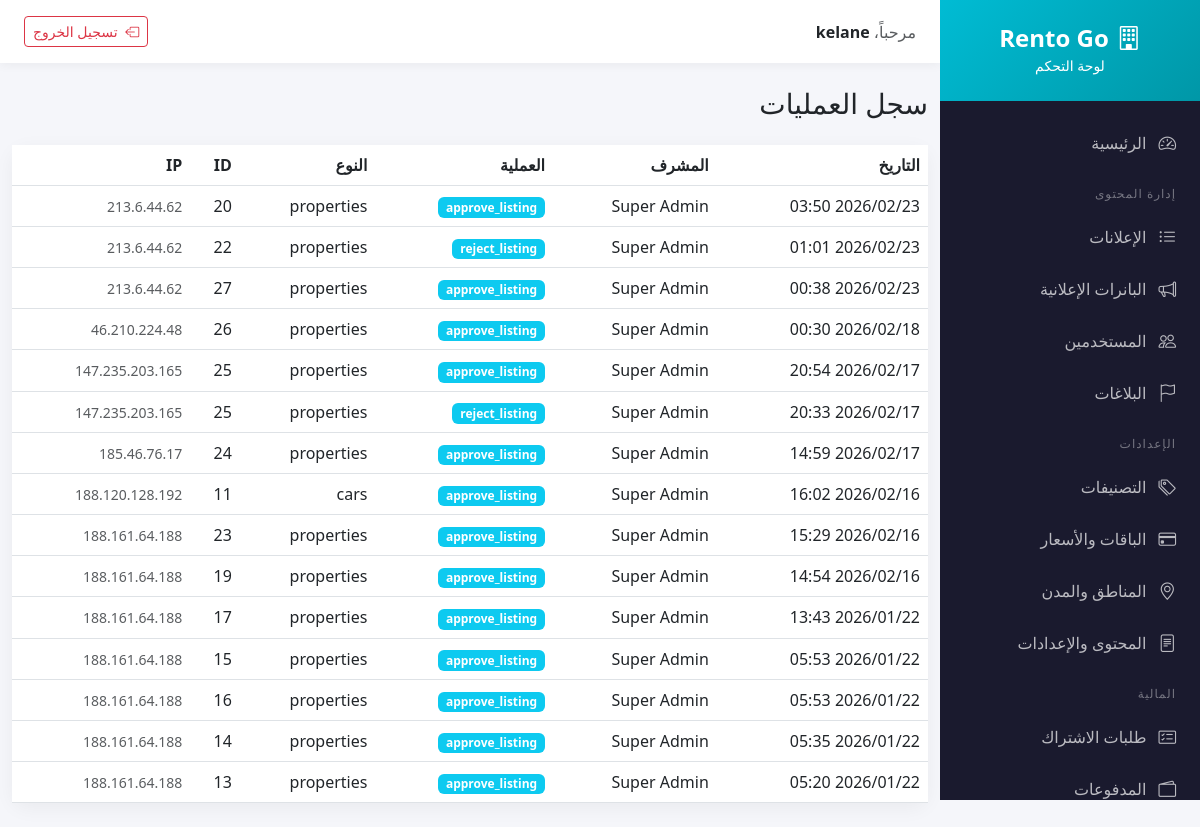
/deploy/admin/logs.php (signed in), run on the app's committed database.
### tables this page shows
CREATE TABLE `audit_logs` (
  `id` int(10) UNSIGNED NOT NULL,
  `admin_id` int(10) UNSIGNED DEFAULT NULL,
  `action` varchar(100) NOT NULL,
  `entity_type` varchar(100) DEFAULT NULL,
  `entity_id` int(10) UNSIGNED DEFAULT NULL,
  `old_data` longtext DEFAULT NULL CHECK (json_valid(`old_data`)),
  `new_data` longtext DEFAULT NULL CHECK (json_valid(`new_data`)),
  `ip_address` varchar(45) DEFAULT NULL,
  `user_agent` varchar(500) DEFAULT NULL,
  `created_at` timestamp NOT NULL DEFAULT current_timestamp()
);

### deploy/backend/config/database.php (called while the page is built, shortened)
<?php
class Database {
    private static $instance = null;
    private $connection;
    private function __construct() {
        try {
            $dsn = "mysql:host=" . DB_HOST . ";dbname=" . DB_NAME . ";charset=" . DB_CHARSET;
            $options = [
                PDO::ATTR_ERRMODE => PDO::ERRMODE_EXCEPTION,
                PDO::ATTR_DEFAULT_FETCH_MODE => PDO::FETCH_ASSOC,
                PDO::ATTR_EMULATE_PREPARES => false,
            ];
            $this->connection = new PDO($dsn, DB_USER, DB_PASS, $options);
            $this->connection->exec("SET time_zone = '+02:00'");
        } catch (PDOException $e) {
            throw new Exception("Database connection failed: " . $e->getMessage());
        }
    }
    public static function getInstance() {
        if (self::$instance === null) {
            self::$instance = new self();
        }
        return self::$instance;
    }
    public function query($sql, $params = []) {
        $stmt = $this->connection->prepare($sql);
        $stmt->execute($params);
        return $stmt;
    }
    public function fetchAll($sql, $params = []) {
        return $this->query($sql, $params)->fetchAll();
    }
}

### deploy/admin/logs.php (the view, shortened to what this page needs)
<?php
require_once __DIR__ . '/../backend/config/database.php';
$db = Database::getInstance();
$logs = $db->fetchAll("
    SELECT l.*, a.name as admin_name
    FROM audit_logs l
    LEFT JOIN admin_users a ON l.admin_id = a.id
    ORDER BY l.created_at DESC
    LIMIT 100
");
include 'includes/header.php';
?>
<div class="container-fluid py-4">
    <h1 class="h3 mb-4">سجل العمليات</h1>
    <div class="card">
        <div class="card-body p-0">
            <table class="table table-hover mb-0">
                <thead><tr><th>التاريخ</th><th>المشرف</th><th>العملية</th><th>النوع</th><th>ID</th><th>IP</th></tr></thead>
                <tbody>
                    <?php foreach ($logs as $log): ?>
                    <tr>
                        <td><?= date('Y/m/d H:i', strtotime($log['created_at'])) ?></td>
                        <td><?= htmlspecialchars($log['admin_name'] ?? 'System') ?></td>
                        <td><span class="badge bg-info"><?= $log['action'] ?></span></td>
                        <td><?= $log['entity_type'] ?></td>
                        <td><?= $log['entity_id'] ?></td>
                        <td><small class="text-muted"><?= $log['ip_address'] ?></small></td>
                    </tr>
                    <?php endforeach; ?>
                </tbody>
            </table>
        </div>
    </div>
</div>
<?php include 'includes/footer.php'; ?>

### deploy/admin/includes/header.php (style rules this page uses)
:root { --teal: #00bcd4; --teal-dark: #0097a7; --dark-bg: #1a1a2e; --sidebar-width: 260px; }
body { font-family: 'Segoe UI', Tahoma, Geneva, Verdana, sans-serif; background-color: #f5f6fa; }
.card { border: none; border-radius: 15px; box-shadow: 0 5px 20px rgba(0,0,0,0.05); }

### data on the page
audit_logs: created_at "2026/02/23 03:50", admin.name "Super Admin", action "approve_listing", entity_type "properties", entity "20", ip_address "213.6.44.62"
audit_logs: created_at "2026/02/23 01:01", admin.name "Super Admin", action "reject_listing", entity_type "properties", entity "22", ip_address "213.6.44.62"
audit_logs: created_at "2026/02/23 00:38", admin.name "Super Admin", action "approve_listing", entity_type "properties", entity "27", ip_address "213.6.44.62"
audit_logs: created_at "2026/02/18 00:30", admin.name "Super Admin", action "approve_listing", entity_type "properties", entity "26", ip_address "46.210.224.48"
audit_logs: created_at "2026/02/17 20:54", admin.name "Super Admin", action "approve_listing", entity_type "properties", entity "25", ip_address "147.235.203.165"
audit_logs: created_at "2026/02/17 20:33", admin.name "Super Admin", action "reject_listing", entity_type "properties", entity "25", ip_address "147.235.203.165"
audit_logs: created_at "2026/02/17 14:59", admin.name "Super Admin", action "approve_listing", entity_type "properties", entity "24", ip_address "185.46.76.17"
audit_logs: created_at "2026/02/16 16:02", admin.name "Super Admin", action "approve_listing", entity_type "cars", entity "11", ip_address "188.120.128.192"
audit_logs: created_at "2026/02/16 15:29", admin.name "Super Admin", action "approve_listing", entity_type "properties", entity "23", ip_address "188.161.64.188"
audit_logs: created_at "2026/02/16 14:54", admin.name "Super Admin", action "approve_listing", entity_type "properties", entity "19", ip_address "188.161.64.188"
audit_logs: created_at "2026/01/22 13:43", admin.name "Super Admin", action "approve_listing", entity_type "properties", entity "17", ip_address "188.161.64.188"
audit_logs: created_at "2026/01/22 05:53", admin.name "Super Admin", action "approve_listing", entity_type "properties", entity "15", ip_address "188.161.64.188"
audit_logs: created_at "2026/01/22 05:53", admin.name "Super Admin", action "approve_listing", entity_type "properties", entity "16", ip_address "188.161.64.188"
audit_logs: created_at "2026/01/22 05:35", admin.name "Super Admin", action "approve_listing", entity_type "properties", entity "14", ip_address "188.161.64.188"
audit_logs: created_at "2026/01/22 05:20", admin.name "Super Admin", action "approve_listing", entity_type "properties", entity "13", ip_address "188.161.64.188"

### other printed values
$_SESSION['admin_name'] "kelane"
